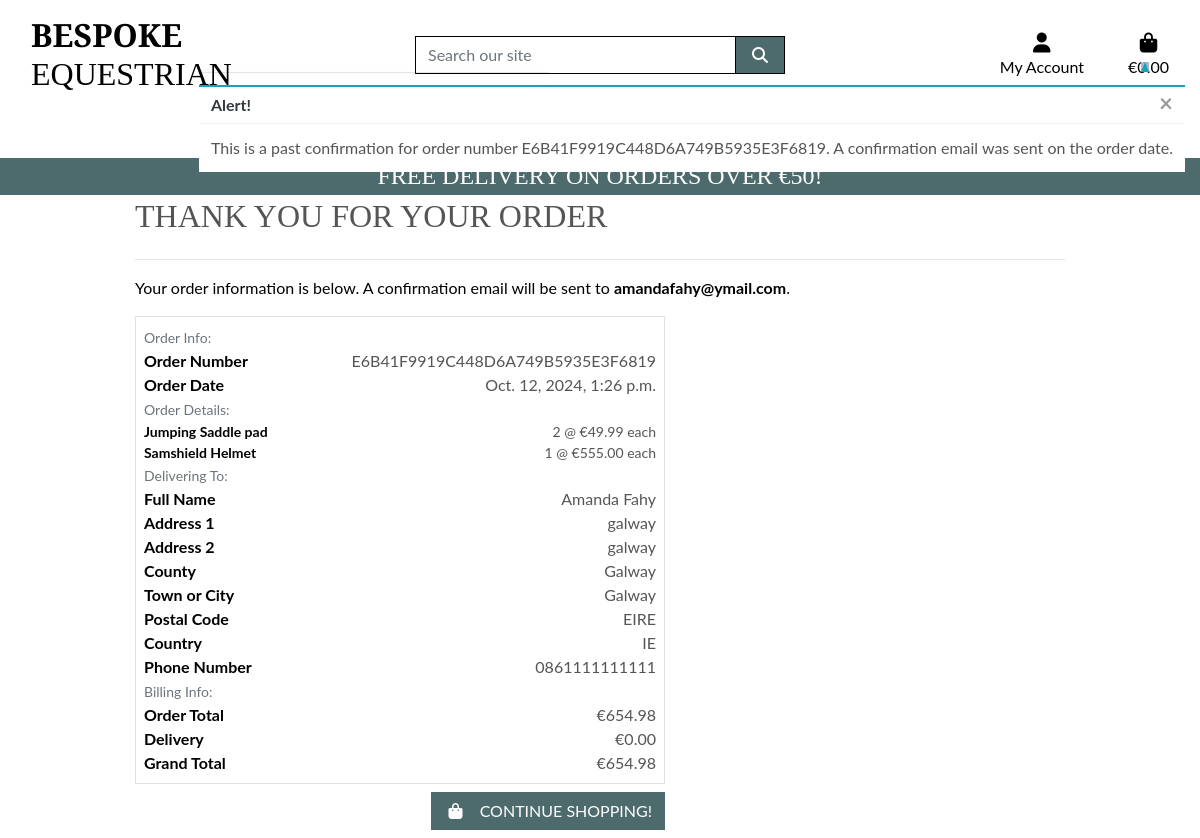
The app's page /profile/order_history/E6B41F9919C448D6A749B5935E3F6819 with its own data.
### checkout/models.py (models this page shows, shortened)
class Order(models.Model):
    order_number = models.CharField(max_length=32, null=False, editable=False)
    user_profile = models.ForeignKey(UserProfile, on_delete=models.SET_NULL, null=True, blank=True, related_name='orders')
    full_name = models.CharField(max_length=50, null=False, blank=False)
    email = models.EmailField(max_length=254, null=False, blank=False)
    phone_number = models.CharField(max_length=20, null=False, blank=False)
    country = CountryField(blank_label='Country *', null=False, blank=False)
    postcode = models.CharField(max_length=20, null=True, blank=True)
    town_or_city = models.CharField(max_length=40, null=False, blank=False)
    street_address1 = models.CharField(max_length=80, null=False, blank=False)
    street_address2 = models.CharField(max_length=80, null=True, blank=True)
    county = models.CharField(max_length=80, null=True, blank=True)
    date = models.DateTimeField(auto_now_add=True)
    delivery_cost = models.DecimalField(max_digits=6, decimal_places=2, null=False, default=0)
    order_total = models.DecimalField(max_digits=10, decimal_places=2, null=False, default=0)
    grand_total = models.DecimalField(max_digits=10, decimal_places=2, null=False, default=0)
    original_bag = models.TextField(null=False, blank=False, default='')
    stripe_pid = models.CharField(max_length=254, null=False, blank=False, default='')

class OrderLineItem(models.Model):
    order = models.ForeignKey(Order, null=False, blank=False, on_delete=models.CASCADE, related_name='lineitems')
    product = models.ForeignKey(Product, null=False, blank=False, on_delete=models.CASCADE)
    product_size = models.CharField(max_length=2, null=True, blank=True) # XS, S, M, L, XL
    quantity = models.IntegerField(null=False, blank=False, default=0)
    lineitem_total = models.DecimalField(max_digits=6, decimal_places=2, null=False, blank=False, editable=False)

### products/models.py (models this page shows)
class Product(models.Model):
    category = models.ForeignKey('Category', null=True, blank=True, on_delete=models.SET_NULL)
    sku = models.CharField(max_length=254, null=True, blank=True)
    name = models.CharField(max_length=254)
    description = models.TextField()
    has_sizes = models.BooleanField(default=False, null=True, blank=True)
    has_colors =models.BooleanField(default=False, null=True, blank=True)
    price = models.DecimalField(max_digits=6, decimal_places=2)
    rating = models.DecimalField(max_digits=6, decimal_places=2, null=True, blank=True)
    image_url = models.URLField(max_length=1024, null=True, blank=True)
    image = models.FileField(null=True, blank=True)

### profiles/views.py (the view)
# urls.py: path('order_history/<order_number>', views.order_history, name='order_history'),
def order_history(request, order_number):
    order = get_object_or_404(Order, order_number=order_number)
    messages.info(request, (
        f'This is a past confirmation for order number {order_number}. '
        'A confirmation email was sent on the order date.'
    ))
    template = 'checkout/checkout_success.html'
    context = {
        'order': order,
        'from_profile': True,
    }
    return render(request, template, context)

### bag/contexts.py (called while the page is built, shortened)
def bag_contents(request):
    bag_items = []
    total = 0
    product_count = 0
    bag = request.session.get('bag', {})
    if total < settings.FREE_DELIVERY_THRESHOLD:
        delivery = total * Decimal(settings.STANDARD_DELIVERY_PERCENTAGE / 100)
        free_delivery_delta = settings.FREE_DELIVERY_THRESHOLD - total
    else:
        delivery = 0
        free_delivery_delta = 0
    grand_total = delivery + total
    context = {
        'bag_items': bag_items,
        'total': total,
        'product_count': product_count,
        'delivery': delivery,
        'free_delivery_delta': free_delivery_delta,
        'free_delivery_threshold': settings.FREE_DELIVERY_THRESHOLD,
        'grand_total': grand_total,
    }
    return context

### checkout/templates/checkout/checkout_success.html (shortened to what this page needs)
{% extends "base.html" %}
{% load static %}
{% block extra_css %}
<link rel="stylesheet" href="{% static 'checkout/css/checkout.css' %}">
{% endblock %}
{% block page_header %}
<div class="container header-container">
</div>
{% endblock %}
{% block content %}
<div class="overlay"></div>
<div class="container">
    <div class="row">
        <div class="col">
            <h2 class="logo-font mb-4">Thank You for your Order </h2>
            <hr>
            <p class="text-black">Your order information is below. A confirmation email will be sent to
                <strong>{{ order.email }}</strong>.</p>
        </div>
    </div>
    <div class="row">
        <div class="col-12 col-lg-7">
            <div class="order-confirmation-wrapper p-2 border">
                <div class="row">
                    <div class="col">
                        <small class="text-muted">Order Info:</small>
                    </div>
                </div>
                <div class="row">
                    <div class="col-12 col-md-4">
                        <p class="mb-0 text-black font-weight-bold">Order Number</p>
                    </div>
                    <div class="col-12 col-md-8 text-md-right">
                        <p class="mb-0">{{ order.order_number }}</p>
                    </div>
                </div>
                <div class="row">
                    <div class="col-12 col-md-4">
                        <p class="mb-0 text-black font-weight-bold">Order Date</p>
                    </div>
                    <div class="col-12 col-md-8 text-md-right">
                        <p class="mb-0">{{ order.date }}</p>
                    </div>
                </div>
                <div class="row">
                    <div class="col">
                        <small class="text-muted">Order Details:</small>
                    </div>
                </div>
                {% for item in order.lineitems.all %}
                <div class="row">
                    <div class="col-12 col-md-4">
                        <p class="small mb-0 text-black font-weight-bold">
                            {{ item.product.name }}
                        </p>
                    </div>
                    <div class="col-12 col-md-8 text-md-right">
                        <p class="small mb-0">{{ item.quantity }} @ €{{ item.product.price }} each</p>
                    </div>
                </div>
                {% endfor %}
                <div class="row">
                    <div class="col">
                        <small class="text-muted">Delivering To:</small>
                    </div>
                </div>
                <div class="row">
                    <div class="col-12 col-md-4">
                        <p class="mb-0 text-black font-weight-bold">Full Name</p>
                    </div>
                    <div class="col-12 col-md-8 text-md-right">
                        <p class="mb-0">{{ order.full_name }}</p>
                    </div>
                </div>
                <div class="row">
                    <div class="col-12 col-md-4">
                        <p class="mb-0 text-black font-weight-bold">Address 1</p>
                    </div>
                    <div class="col-12 col-md-8 text-md-right">
                        <p class="mb-0">{{ order.street_address1 }}</p>
                    </div>
                </div>
                {% if order.street_address2 %}
                <div class="row">
                    <div class="col-12 col-md-4">
                        <p class="mb-0 text-black font-weight-bold">Address 2</p>
                    </div>
                    <div class="col-12 col-md-8 text-md-right">
                        <p class="mb-0">{{ order.street_address1 }}</p>
                    </div>
                </div>
                {% endif %}
                {% if order.county %}
                <div class="row">
                    <div class="col-12 col-md-4">
                        <p class="mb-0 text-black font-weight-bold">County</p>
                    </div>
                    <div class="col-12 col-md-8 text-md-right">
                        <p class="mb-0">{{ order.county }}</p>
                    </div>
                </div>
                {% endif %}
                <div class="row">
                    <div class="col-12 col-md-4">
                        <p class="mb-0 text-black font-weight-bold">Town or City</p>
                    </div>
                    <div class="col-12 col-md-8 text-md-right">
                        <p class="mb-0">{{ order.town_or_city }}</p>
                    </div>
                </div>
                {% if order.postcode %}
                <div class="row">
                    <div class="col-12 col-md-4">
                        <p class="mb-0 text-black font-weight-bold">Postal Code</p>
                    </div>
                    <div class="col-12 col-md-8 text-md-right">
                        <p class="mb-0">{{ order.postcode }}</p>
                    </div>
                </div>
                {% endif %}
                <div class="row">
                    <div class="col-12 col-md-4">
                        <p class="mb-0 text-black font-weight-bold">Country</p>
                    </div>
                    <div class="col-12 col-md-8 text-md-right">
                        <p class="mb-0">{{ order.country }}</p>
                    </div>
                </div>
                <div class="row">
                    <div class="col-12 col-md-4">
                        <p class="mb-0 text-black font-weight-bold">Phone Number</p>
                    </div>
                    <div class="col-12 col-md-8 text-md-right">
                        <p class="mb-0">{{ order.phone_number }}</p>
                    </div>
                </div>
                <div class="row">
                    <div class="col">
                        <small class="text-muted">Billing Info:</small>
                    </div>
                </div>
                <div class="row">
                    <div class="col-12 col-md-4">
                        <p class="mb-0 text-black font-weight-bold">Order Total</p>
                    </div>
                    <div class="col-12 col-md-8 text-md-right">
                        <p class="mb-0">€{{ order.order_total }}</p>
                    </div>
                </div>
                <div class="row">
                    <div class="col-12 col-md-4">
                        <p class="mb-0 text-black font-weight-bold">Delivery</p>
                    </div>
                    <div class="col-12 col-md-8 text-md-right">
                        <p class="mb-0">€{{ order.delivery_cost }}</p>
                    </div>
                </div>
                <div class="row">
                    <div class="col-12 col-md-4">
                        <p class="mb-0 text-black font-weight-bold">Grand Total</p>
                    </div>
                    <div class="col-12 col-md-8 text-md-right">
                        <p class="mb-0">€{{ order.grand_total }}</p>
                    </div>
                </div>
            </div>
        </div>
    </div>
    <div class="row">
        <div class="col-12 col-lg-7 text-right">
            <a href="{% url 'products' %}" class="btn btn-black rounded-0 my-2">
                <span class="icon mr-2">
                    <i class="fa-solid fa-bag-shopping"></i>
                </span>
                <span class="text-uppercase">Continue Shopping!</span>
            </a>
        </div>
    </div>
</div>
{% endblock %}

### static/css/base.css (style rules this page uses)
html { height: 100%; }
body { background: url('/media/hero2.webp') no-repeat center center/cover; height: calc(100vh - 164px); background-size: cover; color: #555; font-family: 'Lato'; }
.icon { align-items: center; display: inline-flex; justify-content: center; height: 1.5rem; width: 1.5rem; }
.logo-font { text-transform: uppercase; font-family: 'Playfair Display' }
.btn-black { background: #4D6A6D; color: white; }
.text-black { color: #000 !important; }
.overlay { height: 100%; width: 100%; top: 0; left: 0; position: fixed; background: white; z-index: -1; }
@media (min-width: 1200px) { .container { max-width: 80%; } }
@media (min-width: 992px) { .header-container { padding-top: 164px; } }

### records on screen
Order: email "amandafahy@ymail.com", order_number "E6B41F9919C448D6A749B5935E3F6819", date "Oct. 12, 2024, 1:26 p.m.", full_name "Amanda Fahy", street_address1 "galway", county "Galway", town_or_city "Galway", postcode "EIRE", country "IE", phone_number "0861111111111", order_total "654.98", delivery_cost "0.00", grand_total "654.98"
OrderLineItem: product.name "Jumping Saddle pad", quantity "2", product.price "49.99"
OrderLineItem: product.name "Samshield Helmet", quantity "1", product.price "555.00"

### other values on screen
{{ free_delivery_threshold }} "50"
{{ message }} "This is a past confirmation for order number E6B41F9919C448D6A749B5935E3F6819. A confirmation email was sent on the order date."
